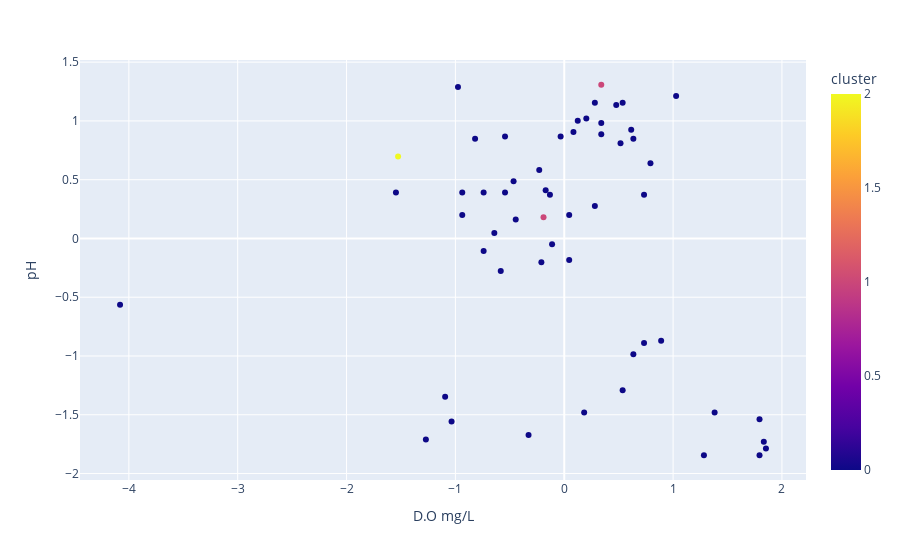

The cell this chart's notebook holds for it:
### Code cell
px.scatter(df,x='D.O mg/L',y='pH',color='cluster')

### Figure 1 — Plotly figure (JSON) as saved in the notebook; plotly's stock layout.template omitted (floating-point values rounded to 4 significant figures)
{"data": [{"hovertemplate": "D.O mg/L=%{x}<br>pH=%{y}<br>cluster=%{marker.color}<extra></extra>", "legendgroup": "", "marker": {"color": [0, 0, 0, 0, 0, 0, 0, 0, 0, 0, 0, 0, 0, 0, 0, 0, 0, 0, 0, 0, 1, 1, 0, 0, 0, 0, 0, 0, 0, 0, 0, 0, 0, 0, 0, 0, 0, 0, 0, 0, 0, 0, 0, 0, 0, 2, 0, 0, 0, 0, 0, 0, 0, 0, 0], "coloraxis": "coloraxis", "symbol": "circle"}, "mode": "markers", "name": "", "orientation": "v", "showlegend": false, "type": "scatter", "x": [-1.546, -0.8192, 0.6152, 0.08467, -0.5834, 0.2812, 0.5169, -0.7406, -0.9371, -0.5441, 0.04537, -0.03322, 0.2812, 0.4776, 0.7331, 0.5366, 0.124, 0.2026, -0.4655, -0.1118, -0.1904, 0.3401, -0.6423, 0.6348, 0.3401, 1.794, 1.794, -0.328, 1.381, 1.283, 1.833, 0.1829, -1.094, 0.5366, -1.271, -1.035, -0.4459, -0.5441, -4.081, 0.7331, 0.04537, -0.9764, -0.1315, -0.9371, 0.3401, -1.527, -0.7406, -0.1708, -0.2297, -0.2101, 0.6348, 0.8903, 1.028, 0.792, 1.853], "xaxis": "x", "y": [0.3907, 0.8492, 0.9256, 0.9065, -0.2779, 1.155, 0.811, -0.1059, 0.1997, 0.8683, 0.1997, 0.8683, 0.2761, 1.136, 0.3716, 1.155, 1.002, 1.021, 0.4863, -0.04863, 0.1806, 1.308, 0.04689, 0.8492, 0.9829, -1.539, -1.844, -1.672, -1.481, -1.844, -1.73, -1.481, -1.348, -1.29, -1.711, -1.558, 0.1615, 0.3907, -0.5644, -0.8892, -0.1823, 1.289, 0.3716, 0.3907, 0.8874, 0.6964, 0.3907, 0.4098, 0.5818, -0.2015, -0.9847, -0.8701, 1.212, 0.6391, -1.787], "yaxis": "y"}], "layout": {"coloraxis": {"colorbar": {"title": {"text": "cluster"}}, "colorscale": [[0, "#0d0887"], [0.1111, "#46039f"], [0.2222, "#7201a8"], [0.3333, "#9c179e"], [0.4444, "#bd3786"], [0.5556, "#d8576b"], [0.6667, "#ed7953"], [0.7778, "#fb9f3a"], [0.8889, "#fdca26"], [1, "#f0f921"]]}, "legend": {"tracegroupgap": 0}, "margin": {"t": 60}, "xaxis": {"anchor": "y", "domain": [0, 1], "title": {"text": "D.O mg/L"}}, "yaxis": {"anchor": "x", "domain": [0, 1], "title": {"text": "pH"}}}}
